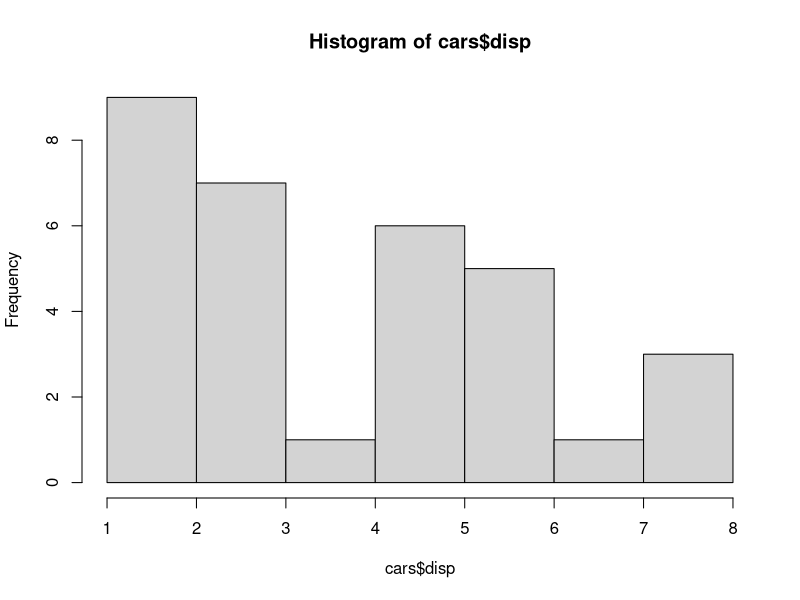
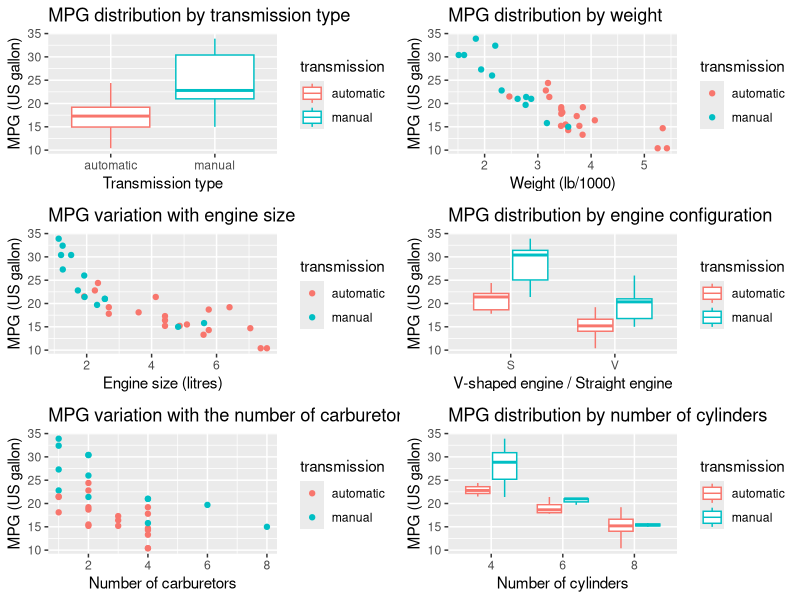
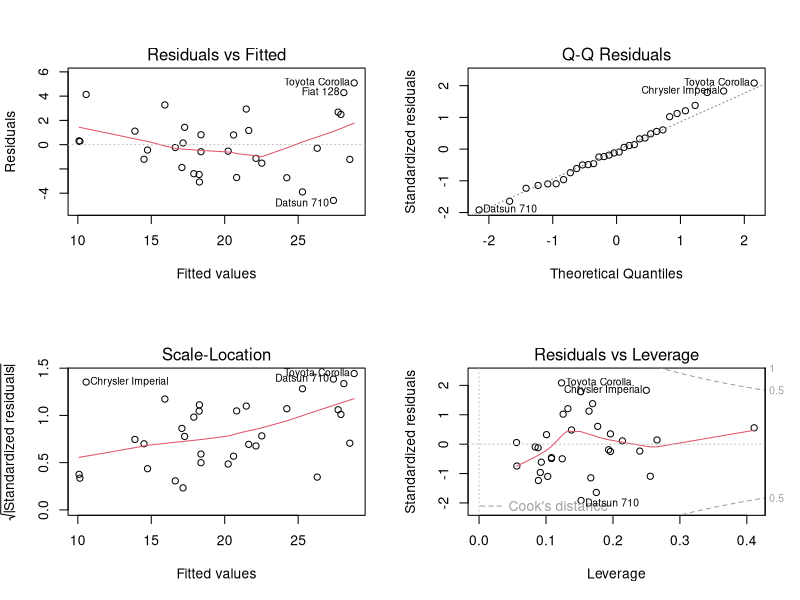

These figures' R source, in order:
# Multiple plot function
#
# ggplot objects can be passed in ..., or to plotlist (as a list of ggplot objects)
# - cols:   Number of columns in layout
# - layout: A matrix specifying the layout. If present, 'cols' is ignored.
#
# If the layout is something like matrix(c(1,2,3,3), nrow=2, byrow=TRUE),
# then plot 1 will go in the upper left, 2 will go in the upper right, and
# 3 will go all the way across the bottom.
#
multiplot <- function(..., plotlist=NULL, file, cols=1, layout=NULL) {
  library(grid)
  
  # Make a list from the ... arguments and plotlist
  plots <- c(list(...), plotlist)
  
  numPlots = length(plots)
  
  # If layout is NULL, then use 'cols' to determine layout
  if (is.null(layout)) {
    # Make the panel
    # ncol: Number of columns of plots
    # nrow: Number of rows needed, calculated from # of cols
    layout <- matrix(seq(1, cols * ceiling(numPlots/cols)),
                     ncol = cols, nrow = ceiling(numPlots/cols))
  }
  
  if (numPlots==1) {
    print(plots[[1]])
    
  } else {
    # Set up the page
    grid.newpage()
    pushViewport(viewport(layout = grid.layout(nrow(layout), ncol(layout))))
    
    # Make each plot, in the correct location
    for (i in 1:numPlots) {
      # Get the i,j matrix positions of the regions that contain this subplot
      matchidx <- as.data.frame(which(layout == i, arr.ind = TRUE))
      
      print(plots[[i]], vp = viewport(layout.pos.row = matchidx$row,
                                      layout.pos.col = matchidx$col))
    }
  }
}

library(ggplot2)
# library(GGally)
data(mtcars)
?mtcars

# mpg --> Miles/US gallon
# cyl --> nbr cylinders
# disp --> Displacement (cu. in.)
# hp
# drat
# wt --> weight (lb/1000)
# qsec --> 1/4 mile time
# vs --> engine configuration (v/straight)
# am --> Transmission (0 automatic, 1 manual)
# gear --> nbr forward gears
# carb --> nbr carburetors

cars <- mtcars
cars$transmission <- "automatic"
cars[cars$am == 1,"transmission"] = "manual"
cars$transmission <- as.factor(cars$transmission)
# conversion to Litres (1 cu.in == 0.016 l)
cars$disp <- cars$disp * 0.016
cars$vs_ <- "V"
cars[cars$vs == 1,"vs_"] = "S"
cars$vs_ <- as.factor(cars$vs_)

hist(cars$disp)
head(cars)
# Quantifying the difference between manual and automatic
# H0: mu_mpg(manual) = mu_mgp(automatic)
t.test(cars[cars$transmission=="manual", "mpg"],
       cars[cars$transmission=="automatic", "mpg"],
       two.tailed=TRUE,
       paired=FALSE)
# exploratory plots
p1 <- ggplot(cars, aes(x=disp,y=mpg)) + geom_point(aes(colour=transmission))
p1 <- p1 + ggtitle("MPG variation with engine size")+ labs(x="Engine size (litres)", y="MPG (US gallon)")
p2 <- ggplot(cars, aes(x=carb,y=mpg)) + geom_point(aes(colour=transmission))
p2 <- p2 + ggtitle("MPG variation with the number of carburetors") + labs(x="Number of carburetors", y="MPG (US gallon)")
p4 <- ggplot(cars, aes(x=vs_,y=mpg)) + geom_boxplot(aes(colour=transmission))
p4 <- p4 + ggtitle("MPG distribution by engine configuration") + labs(x="V-shaped engine / Straight engine", y="MPG (US gallon)")
p5 <- ggplot(cars, aes(x=transmission, y=mpg)) + geom_boxplot(aes(colour=transmission))
p5 <- p5 + ggtitle("MPG distribution by transmission type") + labs(x="Transmission type", y="MPG (US gallon)")
p6 <- ggplot(cars, aes(x=wt, y=mpg)) + geom_point(aes(colour=transmission))
p6 <- p6 + ggtitle("MPG distribution by weight") + labs(x="Weight (lb/1000)", y="MPG (US gallon)")
p7 <- ggplot(cars, aes(x=as.factor(cyl), y=mpg)) + geom_boxplot(aes(colour=transmission))
p7 <- p7 + ggtitle("MPG distribution by number of cylinders") + labs(x="Number of cylinders", y="MPG (US gallon)")
multiplot(p5, p1, p2, p6, p4, p7, cols=2)

# stats models
lm <- lm(mpg ~ transmission, data=cars)
summary(lm)

lma0 <- lm(mpg ~ wt + transmission, data=cars)
# this is the coef for manual transmission, holding wt as fixed
a0coef <- round(summary(lma0)$coef[3],3)
a0rsqr <- round(summary(lma0)$r.squared,2)
lma1 <- lm(mpg ~ carb + transmission, data=cars)
# this is the coef for manual transmission, holding carb as fixed
a1coef <- round(summary(lma1)$coef[3],3)
a1rsqr <- round(summary(lma1)$r.squared,2)
lma2 <- lm(mpg ~ disp + transmission, data=cars)
# this is the coef for manual transmission, holding disp as fixed
a2coef <- round(summary(lma2)$coef[3],3)
a2rsqr <- round(summary(lma2)$r.squared,2)
top <- c("Coefficient", "R^2")
side <- c("wt", "carb", "disp")
var0 <- c(a0coef, a0rsqr)
var1 <- c(a1coef, a1rsqr)
var2 <- c(a2coef, a2rsqr)
df <- data.frame()
df <- rbind(var0, var1, var2)
colnames(df) <- top
rownames(df) <- side
df

lmb <- lm(mpg ~ wt + disp + carb + transmission, data=cars)
summary(lmb)
summary(lmb)$call
summary(lmb)$coef
round(summary(lmb)$r.squared,2)*100

# testing models
anova(lm, lma0, lmb) # test H0: there is little difference between the models

# diagnostics
par(mfrow=c(2,2))
plot(lmb)



